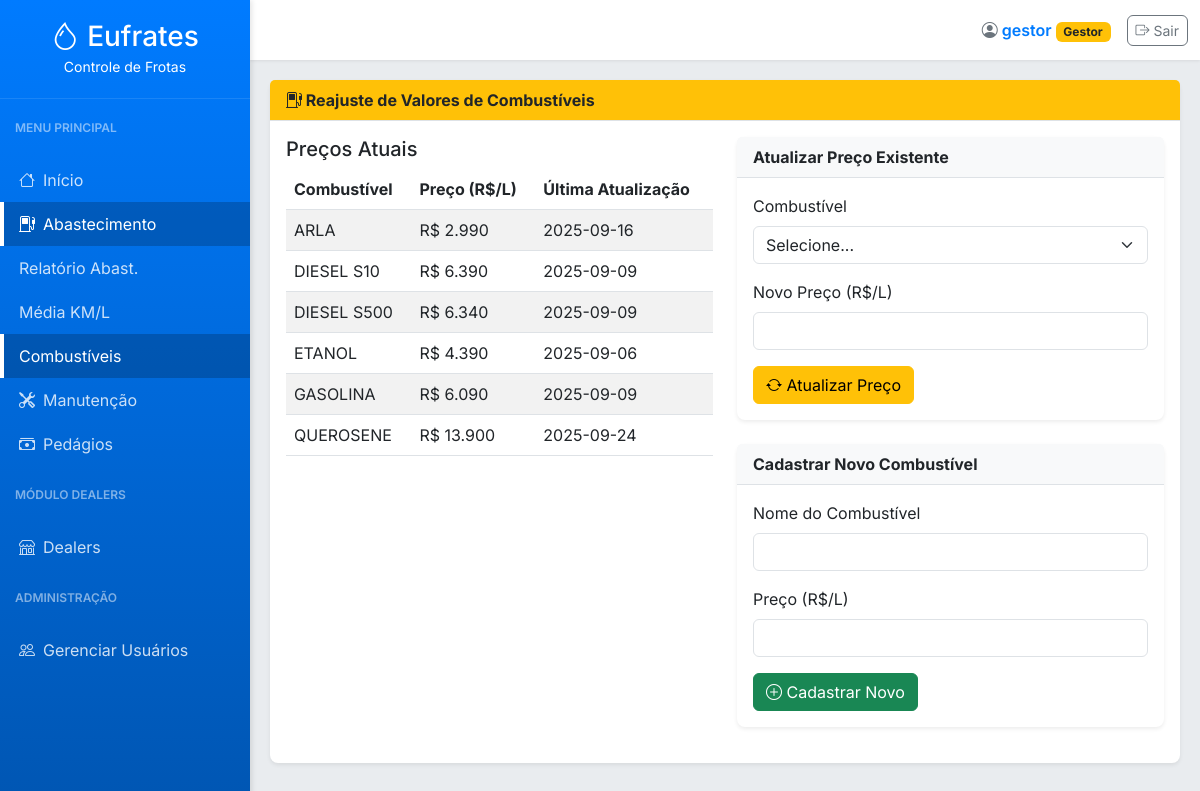
Page /reajuste-combustiveis (signed in) on the committed database.
### tables this page shows
CREATE TABLE users (
        id INTEGER PRIMARY KEY AUTOINCREMENT,
        username TEXT NOT NULL UNIQUE,
        password_hash TEXT NOT NULL,
        role TEXT NOT NULL CHECK(role IN ('Gestor', 'Comprador', 'Padrão'))
    );

CREATE TABLE precos_combustivel (
        id INTEGER PRIMARY KEY AUTOINCREMENT,
        combustivel TEXT NOT NULL UNIQUE,
        preco REAL NOT NULL,
        data_atualizacao TEXT NOT NULL
    );

### app.py (the view, shortened to what this page needs)
@app.route('/reajuste-combustiveis', methods=['GET', 'POST'])
@login_required
@roles_required(['Administrador', 'Gestor'])
def reajuste_combustiveis():
    precos = obter_precos_combustivel()
    return render_template('reajuste_combustiveis.html', precos=precos, active_page='combustiveis')

### app.py (called while the page is built)
@app.before_request
def load_logged_in_user():
    user_id = session.get('user_id')
    if user_id is None:
        g.user = None
    else:
        g.user = get_user_by_id(user_id)

def login_required(view):
    @wraps(view)
    def wrapped_view(*args, **kwargs):
        if g.user is None:
            flash('Você precisa estar logado para acessar esta página.', 'warning')
            return redirect(url_for('login'))
        return view(*args, **kwargs)
    return wrapped_view

def roles_required(roles):
    def wrapper(view):
        @wraps(view)
        def wrapped_view(*args, **kwargs):
            if g.user is None:
                flash('Você precisa estar logado para acessar esta página.', 'warning')
                return redirect(url_for('login'))
            if g.user['role'] == 'Administrador':
                return view(*args, **kwargs)
            if g.user['role'] not in roles:
                flash('Acesso negado. Sua função não permite acessar esta página.', 'danger')
                return redirect(url_for('index'))
            return view(*args, **kwargs)
        return wrapped_view
    return wrapper

@app.context_processor
def inject_now():
    return {'now': datetime.now(), 'g': g}

### database.py (called while the page is built)
def get_db_connection():
    conn = sqlite3.connect('abastecimentos.db')
    conn.row_factory = sqlite3.Row  # Permite acessar colunas por nome
    return conn

def get_user_by_id(user_id):
    conn = get_db_connection()
    user = conn.execute('SELECT * FROM users WHERE id = ?', (user_id,)).fetchone()
    conn.close()
    return user

def obter_precos_combustivel():
    conn = get_db_connection()
    query = "SELECT combustivel, preco, data_atualizacao FROM precos_combustivel ORDER BY combustivel"
    df = pd.read_sql(query, conn)
    conn.close()
    return df.to_dict('records')

### templates/reajuste_combustiveis.html (shortened to what this page needs)
{% extends "base.html" %}
{% block content %}
<div class="card">
    <div class="card-header bg-warning text-dark">
        <i class="bi bi-fuel-pump"></i> Reajuste de Valores de Combustíveis
    </div>
    <div class="card-body">
        <div class="row">
            <div class="col-md-6">
                <h5>Preços Atuais</h5>
                <div class="table-responsive">
                    <table class="table table-striped">
                        <thead>
                            <tr>
                                <th>Combustível</th>
                                <th>Preço (R$/L)</th>
                                <th>Última Atualização</th>
                            </tr>
                        </thead>
                        <tbody>
                            {% for preco in precos %}
                            <tr>
                                <td>{{ preco.combustivel }}</td>
                                <td>R$ {{ "%.3f"|format(preco.preco) }}</td>
                                <td>{{ preco.data_atualizacao }}</td>
                            </tr>
                            {% endfor %}
                        </tbody>
                    </table>
                </div>
            </div>
            <div class="col-md-6">
                <div class="card mb-4">
                    <div class="card-header">Atualizar Preço Existente</div>
                    <div class="card-body">
                        <form method="POST" action="/reajuste-combustiveis">
                            <div class="mb-3">
                                <label class="form-label">Combustível</label>
                                <select class="form-select" name="combustivel" required>
                                    <option value="">Selecione...</option>
                                </select>
                            </div>
                            <div class="mb-3">
                                <label class="form-label">Novo Preço (R$/L)</label>
                                <input type="number" step="0.001" class="form-control" name="novo_preco" required>
                            </div>
                            <button type="submit" class="btn btn-warning">
                                <i class="bi bi-arrow-repeat"></i> Atualizar Preço
                            </button>
                        </form>
                    </div>
                </div>
                <div class="card">
                    <div class="card-header">Cadastrar Novo Combustível</div>
                    <div class="card-body">
                        <form method="POST" action="/reajuste-combustiveis">
                            <div class="mb-3">
                                <label class="form-label">Nome do Combustível</label>
                                <input type="text" class="form-control" name="novo_combustivel" required>
                            </div>
                            <div class="mb-3">
                                <label class="form-label">Preço (R$/L)</label>
                                <input type="number" step="0.001" class="form-control" name="novo_preco" required>
                            </div>
                            <button type="submit" class="btn btn-success">
                                <i class="bi bi-plus-circle"></i> Cadastrar Novo
                            </button>
                        </form>
                    </div>
                </div>
            </div>
        </div>
    </div>
</div>
{% endblock %}

### templates/base.html (shortened to what this page needs)
<!DOCTYPE html>
<html lang="pt-BR">
<head>
    <link href="https://cdn.jsdelivr.net/npm/bootstrap@5.3.0/dist/css/bootstrap.min.css" rel="stylesheet">
    <link rel="stylesheet" href="https://cdn.jsdelivr.net/npm/bootstrap-icons@1.10.5/font/bootstrap-icons.css">
</head>
<body>
    <nav id="sidebar">
        <div class="sidebar-header">
            <h3 class="mb-0"><i class="bi bi-droplet me-2"></i>Eufrates</h3>
            <small>Controle de Frotas</small>
        </div>
        <ul class="list-unstyled components">
            <p class="sidebar-title">Menu Principal</p>
            <li class="nav-item">
                <a class="{{ 'active' if active_page == 'index' }}" href="{{ url_for('index') }}"><i class="bi bi-house me-2"></i>Início</a>
            </li>
            <li class="nav-item">
                <a class="{{ 'active' if active_page == 'relatorios' or active_page == 'medias' or active_page == 'combustiveis' }}" href="#abastecimentoSubmenu" data-bs-toggle="collapse" aria-expanded="false" class="dropdown-toggle">
                    <i class="bi bi-fuel-pump me-2"></i>Abastecimento
                </a>
                <ul class="collapse list-unstyled" id="abastecimentoSubmenu">
                    <li><a class="{{ 'active' if active_page == 'relatorios' }}" href="{{ url_for('relatorios') }}">Relatório Abast.</a></li>
                    <li><a class="{{ 'active' if active_page == 'medias' }}" href="{{ url_for('medias_veiculos') }}">Média KM/L</a></li>
                    {% if g.user.role in ['Administrador', 'Gestor'] %}
                    <li><a class="{{ 'active' if active_page == 'combustiveis' }}" href="{{ url_for('reajuste_combustiveis') }}">Combustíveis</a></li>
                    {% endif %}
                </ul>
            </li>
            <li class="nav-item">
                <a class="{{ 'active' if active_page == 'manutencoes' or active_page == 'metricas' or active_page == 'checklists' }}" href="#manutencaoSubmenu" data-bs-toggle="collapse" aria-expanded="false" class="dropdown-toggle">
                    <i class="bi bi-tools me-2"></i>Manutenção
                </a>
            </li>
            <li class="nav-item">
                <a class="{{ 'active' if active_page == 'pedagios' }}" href="{{ url_for('pedagios') }}"><i class="bi bi-cash-stack me-2"></i>Pedágios</a>
            </li>
            <p class="sidebar-title">Módulo Dealers</p>
            <li class="nav-item">
                <a class="{{ 'active' if active_page == 'pedidos_compra' or active_page == 'cotacoes' or active_page == 'fornecedores' or active_page == 'dealer_intelligence' }}" href="#dealersSubmenu" data-bs-toggle="collapse" aria-expanded="false" class="dropdown-toggle">
                    <i class="bi bi-shop me-2"></i>Dealers
                </a>
            </li>
            {% if g.user.role in ['Administrador', 'Gestor'] %}
            <p class="sidebar-title">Administração</p>
            <li class="nav-item">
                <a class="{{ 'active' if active_page == 'user_management' }}" href="{{ url_for('user_management') }}"><i class="bi bi-people me-2"></i>Gerenciar Usuários</a>
            </li>
            {% endif %}
        </ul>
    </nav>
    <div id="content">
        <nav class="navbar navbar-top navbar-expand-lg">
            <div class="container-fluid d-flex justify-content-end">
                <div class="d-flex align-items-center">
                    <div class="user-info me-3">
                        <span class="text-secondary"><i class="bi bi-person-circle"></i></span>
                        {{ g.user.username }}
                        <span class="badge
                            {% if g.user.role == 'Administrador' %}bg-danger
                            {% elif g.user.role == 'Gestor' %}bg-warning text-dark
                            {% elif g.user.role == 'Comprador' %}bg-primary
                            {% else %}bg-secondary{% endif %}">
                            {{ g.user.role }}
                        </span>
                    </div>
                    <a href="{{ url_for('logout') }}" class="btn btn-sm btn-outline-secondary btn-custom">
                        <i class="bi bi-box-arrow-right"></i> Sair
                    </a>
                </div>
            </div>
        </nav>
        <div class="page-content">
            {% block content %}{% endblock %}
        </div>
    </div>
</body>
</html>

### templates/base.html (style rules this page uses)
:root { --sidebar-width: 250px; --primary-color: #007bff; --secondary-color: #6c757d; --bg-light: #f8f9fa; --text-dark: #343a40; --text-muted: #6c757d; }
body { font-family: 'Inter', sans-serif; background-color: #e9ecef; color: var(--text-dark); min-height: 100vh; display: flex; }
#sidebar { width: var(--sidebar-width); min-width: var(--sidebar-width); height: 100vh; position: fixed; top: 0; left: 0; background: linear-gradient(180deg, #007bff, #0056b3); color: white; transition: all 0.3s; overflow-y: auto; box-shadow: 2px 0 5px rgba(0, 0, 0, 0.1); z-index: 1000; }
#sidebar .sidebar-header { padding: 20px 15px; text-align: center; border-bottom: 1px solid rgba(255, 255, 255, 0.1); }
#sidebar .list-unstyled a { padding: 10px 15px; font-size: 1.0em; display: block; color: rgba(255, 255, 255, 0.8); text-decoration: none; transition: background 0.2s, color 0.2s; border-left: 4px solid transparent; }
#sidebar .list-unstyled a:hover, #sidebar .list-unstyled a.active { color: #fff; background: rgba(0, 0, 0, 0.2); border-left: 4px solid #fff; }
#sidebar .sidebar-title { padding: 10px 15px 5px; font-size: 0.75em; text-transform: uppercase; font-weight: 600; color: rgba(255, 255, 255, 0.5); margin-top: 10px; }
#content { width: 100%; padding-left: var(--sidebar-width); min-height: 100vh; transition: all 0.3s; }
.navbar-top { width: 100%; height: 60px; background-color: #fff; box-shadow: 0 1px 3px rgba(0, 0, 0, 0.08); position: sticky; top: 0; z-index: 999; }
.navbar-top .user-info { font-weight: 600; color: var(--primary-color); }
.page-content { padding: 20px; }
.card { border: none; border-radius: 8px; box-shadow: 0 0.125rem 0.25rem rgba(0, 0, 0, 0.075); margin-bottom: 20px; }
.card-header { background-color: var(--bg-light); font-weight: 700; border-bottom: 1px solid #dee2e6; }
.btn-custom { border-radius: 6px; }

### rows in the picture
users: user.username "gestor", user.role "Gestor"
precos_combustivel: combustivel "ARLA", preco "2.990", data_atualizacao "2025-09-16"
precos_combustivel: combustivel "DIESEL S10", preco "6.390", data_atualizacao "2025-09-09"
precos_combustivel: combustivel "DIESEL S500", preco "6.340", data_atualizacao "2025-09-09"
precos_combustivel: combustivel "ETANOL", preco "4.390", data_atualizacao "2025-09-06"
precos_combustivel: combustivel "GASOLINA", preco "6.090", data_atualizacao "2025-09-09"
precos_combustivel: combustivel "QUEROSENE", preco "13.900", data_atualizacao "2025-09-24"
